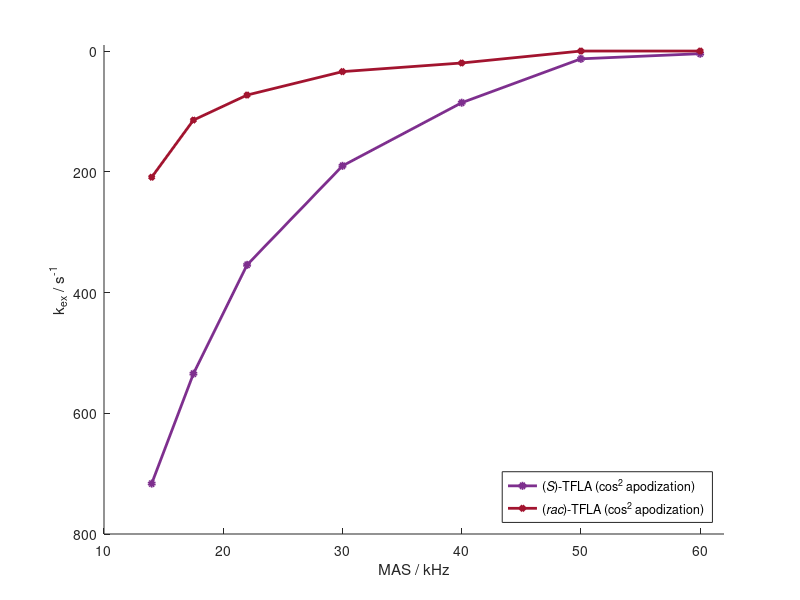

This figure's MATLAB source:
% Plot values of k_ex obtained from lstsq fit vs MAS from the recorded spectrum 
% Author: Ettore Bartalucci, RWTH Aachen
% Project: CF3 self decoupling

% K_ex values from the fits [s^-1]
kex_apod_tla_rac = [209 114.4 72.9 34.1 19.8 0 0];
kex_apod_tla_s = [716.5 534.5 354.2 190.2 85.6 12.9 4.4];

mas_rates = [14 17.5 22 30 40 50 60];

% Plot the values
figure(1); clf; hold on;
plot(mas_rates, kex_apod_tla_s, '-o', 'MarkerSize',4, 'LineWidth', 2, 'MarkerFaceColor',...
    '#7E2F8E', 'Color', '#7E2F8E')
% plot(mas_rates, kex_no_apod_tla_s, '-o', 'MarkerSize',4, 'LineWidth', 2, 'MarkerFaceColor',...
%     '#0072BD', 'Color', '#0072BD')

plot(mas_rates, kex_apod_tla_rac, '-d', 'MarkerSize',4, 'LineWidth', 2, 'MarkerFaceColor',...
    '#A2142F', 'Color', '#A2142F')
% plot(mas_rates,kex_no_apod_tla_rac, '-d', 'MarkerSize',4, 'LineWidth', 2, 'MarkerFaceColor',...
%     '#EDB120', 'Color', '#EDB120')

set(gca, 'YDir','reverse')
ylim([-10 800])
xlim([10 62])

xlabel('MAS / kHz')
ylabel('k_{ex} / s^{-1}')

legend('({\itS})-TFLA (cos^2 apodization)', '({\itrac})-TFLA (cos^2 apodization)', 'Location', 'southeast')

hold off;
